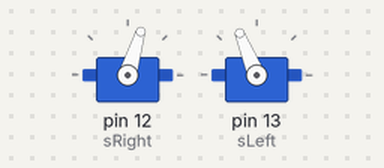
A sketch run on a simulated Arduino Uno, built with avr-gcc and run on an emulated ATmega328P. Shown: 2 × servo.

Above: at 0.05 s.
At 3.75 s:
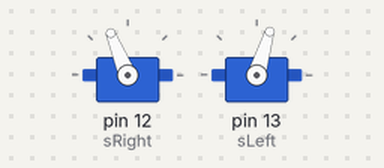
At 7.45 s:
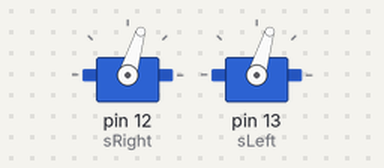
At 14.95 s:
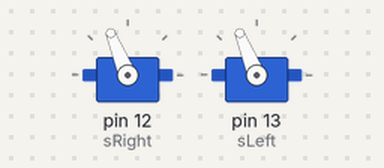
Timing chart, 0 to 19.5 s (numbered marks = the images above):
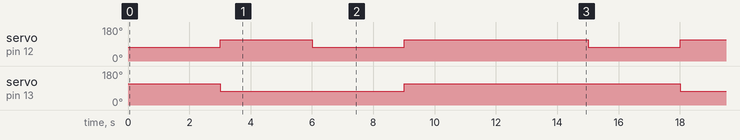

Measured:
- by itself, servo on pin 12 (sRight): repeats every 15.0 s: 73° 3.0 s, 112° 6.0 s, 73° 3.0 s, 112° 3.0 s
- by itself, servo on pin 13 (sLeft): alternates 112° for 9.0 s and 73° for 6.0 s

The sketch:

Roll_forward_3sec.ino
```cpp
#include <Servo.h>

Servo sRight;
Servo sLeft;

void setup(){
//	sRight.attach(12);
//	sLeft.attach(13);
}

void loop(){
	sRight.attach(12);
	sLeft.attach(13);

	sLeft.writeMicroseconds(1700);
	sRight.writeMicroseconds(1300);
	delay(3000);

	sLeft.writeMicroseconds(1300);
	sRight.writeMicroseconds(1700);
	delay(3000);

	sLeft.writeMicroseconds(1300);
	sRight.writeMicroseconds(1300);
	delay(3000);

	sLeft.writeMicroseconds(1700);
	sRight.writeMicroseconds(1700);
	delay(3000);

	sRight.detach();
	sLeft.detach();
	delay(3000);
}
```
